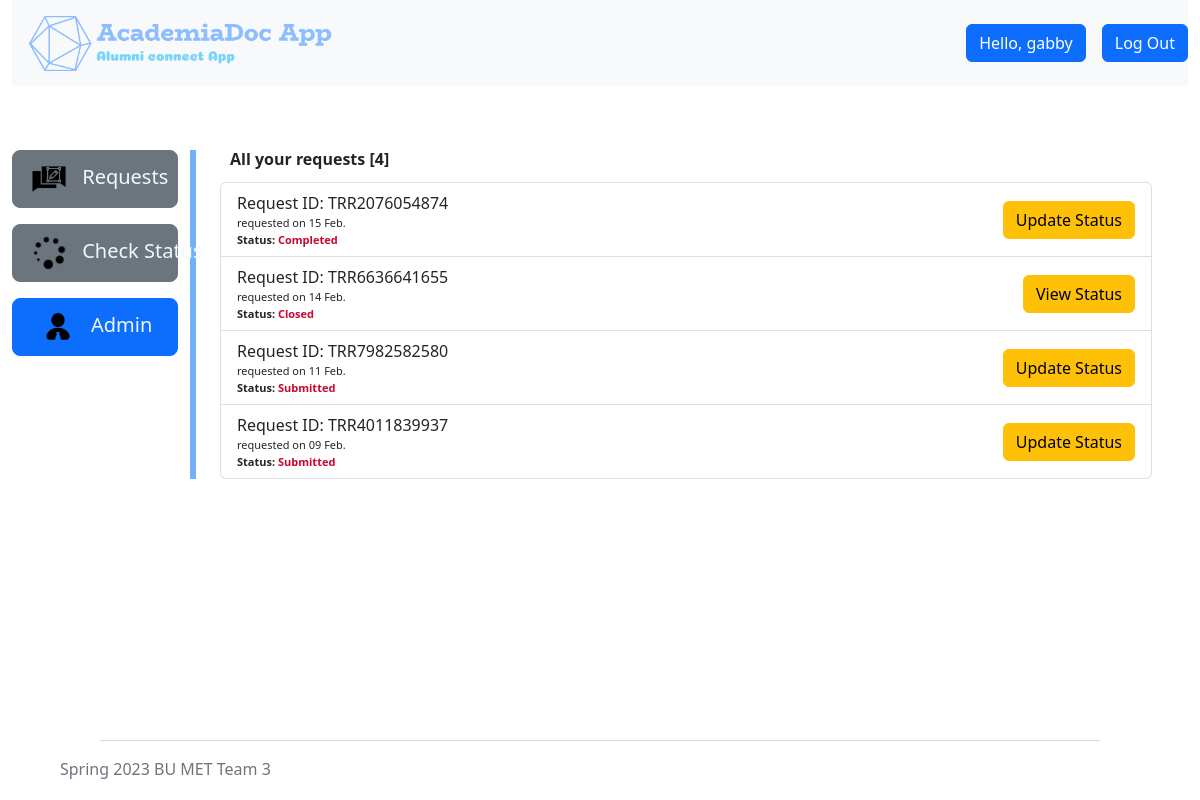
The page /admin-page/ (signed in) on the database as committed earlier.
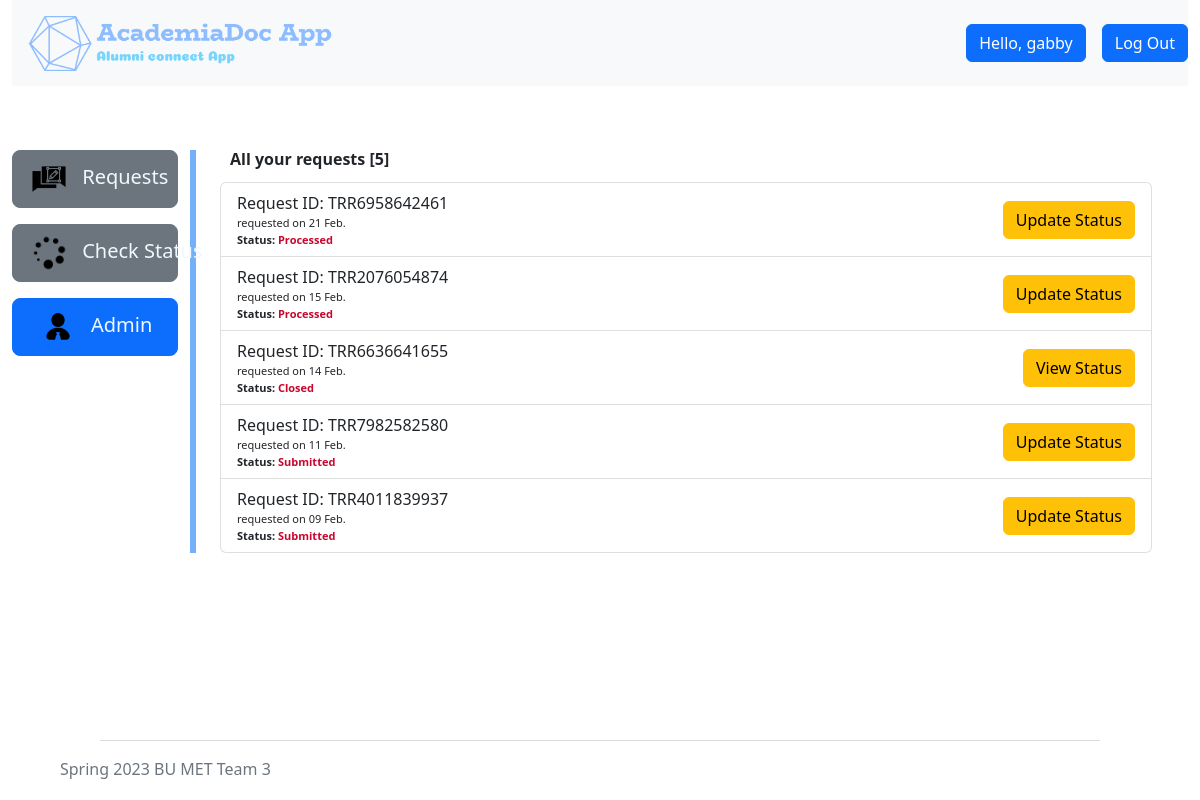
The same page on the database as committed later.
### academiadocapp/models.py (models this page shows, shortened)
class User(AbstractUser):
    CATEGORY = [
        ('Alumni', 'Alumni'),
        ('Faculty', 'Faculty'),
    ]
    role = models.CharField(max_length=7, choices=CATEGORY, default='Alumni')
    student_id = models.IntegerField(default=0,blank=True)
    grad_year = models.IntegerField(default=1900,blank=True)

class Requests(models.Model):
    def create_new_ref_no():
        not_unique = True
        while not_unique:
            unique_ref = random.randint(1000000000, 9999999999)
            if not Requests.objects.filter(reference=unique_ref):
                not_unique = False
        return str(unique_ref)
    STATUS = [
        ('SU', 'Submitted'),
        ('AP', 'Approved'),
        ('PR', 'Processed'),
        ('CO', 'Completed'),
        ('CL', 'Closed'),
    ]
    PURPOSE = [
        ('PE', 'Personal'),
        ('OF', 'Official'),
    ]
    creator = models.ForeignKey(settings.AUTH_USER_MODEL, on_delete=models.CASCADE)
    reference = models.CharField(max_length=10, blank=True, unique=True, default=create_new_ref_no)
    delivery_email = models.EmailField(max_length=254)
    purpose = models.CharField(max_length=2, choices=PURPOSE, default='OF',)
    agreement = models.BooleanField()
    status = models.CharField(max_length=2, choices=STATUS, default='SU', )
    date = models.DateTimeField(auto_now_add=True)
    approve_date = models.DateTimeField(blank=True, null=True)
    process_date = models.DateTimeField(blank=True, null=True)
    complete_date = models.DateTimeField(blank=True, null=True)
    close_date = models.DateTimeField(blank=True, null=True)
    pdf_file = models.FileField(upload_to='pdfs/', blank=True, null=True)
    class Meta:
        ordering = ['-date']

### academiadocapp/views.py (the view)
# urls.py: path('admin-page/', views.admin_page, name='admin-page'),
@user_passes_test(lambda user: user.is_staff)
@login_required
def admin_page(request):
    user = request.user
    transcript_requests = Requests.objects.all()
    count = Requests.objects.all().count()
    context = {
        'requests' : transcript_requests,
        'count' : count
    }
    return render(request, "academiadocapp/admin.html", context)

### academiadocapp/templates/academiadocapp/admin.html (shortened to what this page needs)
{% extends "base.html" %} {% load static %} {% block content %}
<div class="row" style="margin-top: 4rem">
  <div class="col-2" style="border-right: 6px solid rgb(115, 176, 247)">
    <div class="d-flex flex-column">
      <div>
        <button
          class="btn btn-secondary btn-lg"
          style="width: -webkit-fill-available"
        >
          <div class="d-none d-lg-block">
            <a
              class="text-decoration-none hidden-sm"
              href="{% url 'transcript' %}"
              style="color: aliceblue; white-space: nowrap"
            >
              <img
                class="pe-2"
                src="{% static 'icons/request.png' %}"
                alt="request"
                height="40"
              />
              Requests
            </a>
          </div>
        </button>
      </div>
      <div style="padding-top: 1rem">
        <button
          class="btn btn-secondary btn-lg"
          style="width: -webkit-fill-available"
        >
          <div class="d-none d-lg-block">
            <a
              class="text-decoration-none hidden-sm"
              href="{% url 'status' %}"
              style="color: aliceblue; white-space: nowrap"
            >
              <img
                class="pe-2"
                src="{% static 'icons/status.png' %}"
                alt=""
                height="40"
              />
              Check Status
            </a>
          </div>
        </button>
      </div>
      {% if request.user.is_staff %}
      <div style="padding-top: 1rem">
        <button
          class="btn btn-primary btn-lg"
          style="width: -webkit-fill-available"
        >
          <div class="d-none d-lg-block">
            <a
              class="text-decoration-none hidden-sm"
              href="{% url 'admin-page' %}"
              style="color: aliceblue; white-space: nowrap"
            >
              <img
                class="pe-2"
                src="{% static 'icons/admin.png' %}"
                alt=""
                height="40"
              />
              Admin
            </a>
          </div>
        </button>
      </div>
      {% endif %}
    </div>
  </div>
  <div class="col-10">
    <div class="container">
    <div class="row">
      <div class="col-md-12">
        <div>
          <div
            class="d-flex flex-row justify-content-between align-items-center order"
          >
              <h6 style="font-weight: bold; padding: 0px 0px 5px 10px;">All your requests [{{ count }}]</h4>
          </div>
          <div class="list-group">
              {% for request in requests %}
            <div  class="list-group-item list-group-item-action d-flex justify-content-between align-items-center">
               <div> Request ID: TRR{{ request.reference }}<span class="date" style="padding-left: 1rem;"><div>requested on {{ request.date|date:"d M" }}.
                <div style="font-weight: bold;">Status:
                  <span style="color: rgb(201, 6, 45);">
                {% if request.close_date %}
                Closed
                {% elif request.complete_date %}
                Completed
                {% elif request.process_date %}
                Processed
                {% elif request.approve_date %}
                Approved
                {% else %}
                Submitted
                {% endif %}</span>
                </div></div>
              </span></div>
              {% if request.close_date %}
              <a href="{% url 'update-status' request.id %}" type="button" class="btn btn-warning" style="align-self: center;">View Status</a>
              {% else %}
              <a href="{% url 'update-status' request.id %}" type="button" class="btn btn-warning" style="align-self: center;">Update Status</a>
              {% endif %}
            </div>
            {% endfor %}
          </div>
        </div>
      </div>
    </div>
  </div></div>
</div>
{% endblock %}

### academiadocapp/templates/base.html (shortened to what this page needs)
{% load static %}
<!DOCTYPE html>
<html lang="en">
  <head>
    <link
      href="https://cdn.jsdelivr.net/npm/bootstrap@5.2.1/dist/css/bootstrap.min.css"
      rel="stylesheet"
    />
    <link href="{% static 'styles.css' %}" rel="stylesheet" />
  </head>
  <body style="min-width: 550px; min-height: 100vh; position: relative">
    <div style="padding-bottom: 60px">
      <div class="container-fluid">
        <div class="row">
          <div class="col">
            <div class="container-fluid">
              <div class="row">
                <nav class="navbar navbar-expand-lg bg-light">
                  <div class="col d-flex justify-content-start ps-3">
                    <a href="/"
                      ><img
                        height="55"
                        src="{% static 'assets/logobackground.png' %}"
                        alt="logo"
                    /></a>
                  </div>
                  {% csrf_token %} {% if user.is_authenticated %}
                  <div
                    class="collapse navbar-collapse"
                    id="navbarSupportedContent"
                    data-toggle="collapse"
                    data-target=".navbar-collapse"
                  >
                    <ul
                      class="navbar-nav mb-2 mb-lg-0"
                      style="margin-left: auto"
                    >
                      <li class="nav-item">
                        <a class="nav-link" href="#">
                          <a class="btn btn-primary mb-3 ms-3"
                            >Hello, {{ user.username}}</a
                          >
                        </a>
                      </li>
                      <li class="nav-item">
                        <a class="nav-link" href="">
                          <a
                            id="logout"
                            class="btn btn-primary mb-3 ms-3"
                            href="{% url 'logout'%}"
                            role="button"
                            >Log Out</a
                          >
                        </a>
                      </li>
                    </ul>
                  </div>
                  {% endif %}
                </nav>
              </div>
            </div>
          </div>
        </div>
        <div class="row">{% block content %} {% endblock %}</div>
      </div>
    </div>
    <footer
      class="mt-5"
      style="
        width: 100%;
        height: 60px;
        position: absolute;
        bottom: 0;
        display: flex;
        flex-wrap: wrap;
      "
    >
      <div class="container-fluid text-secondary">
        <div class="row justify-content-center">
          <hr class="col-10" />
        </div>
        <div class="row px-5">
          <div class="col-md-6 col-sm-12 d-flex justify-content-start">
            <p>Spring 2023 BU MET Team 3</p>
          </div>
        </div>
      </div>
    </footer>
  </body>
</html>

### static/styles.css (style rules this page uses)
body { background-color: rgb(255, 255, 255); }
.date { font-size: 11px; }

Rows that differ between the two databases and show on the page:
added Requests: reference "6958642461", date "21 Feb", shows "Processed", shows "Update Status"
changed Requests "15 Feb": complete_date "Completed" → "Processed"
Other text that changed with them:
{{ count }}: "4" → "5"
